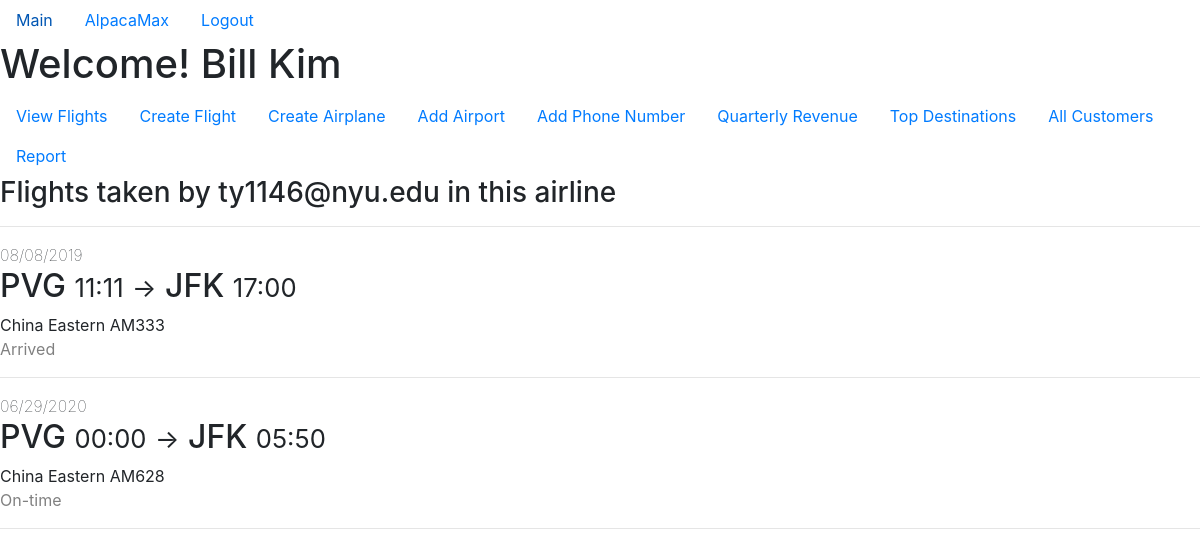
/viewCustomer?email=ty1146@nyu.edu (signed in), run on the app's committed database.
### app/models.py (models this page shows, shortened)
class Staff(db.Model, UserMixin):
    username = db.Column(db.String(20), primary_key=True)
    password = db.Column(db.String(60), nullable=False)
    first_name = db.Column(db.String(20), nullable=False)
    last_name = db.Column(db.String(20), nullable=False)
    date_of_birth = db.Column(db.Date, nullable=False)
    airline_name = db.Column(db.String(20),
                             db.ForeignKey("airline.name"),
                             nullable=False)
    phones = db.relationship("Phone", backref="staff", lazy=True)
    def get_id(self):
        return self.username
    def get_user_type(self):
        return "Staff"

class Flight(db.Model):
    flight_num = db.Column(db.String(5), primary_key=True)
    depart_datetime = db.Column(db.DateTime, primary_key=True)
    airline_name = db.Column(db.String(20),
                             db.ForeignKey("airplane.airline_name"),
                             primary_key=True)
    depart_airport = db.Column(db.String(20),
                               db.ForeignKey("airport.name"),
                               nullable=False)
    arrival_datetime = db.Column(db.DateTime, nullable=False)
    arrival_airport = db.Column(db.String(20),
                                db.ForeignKey("airport.name"),
                                nullable=False)
    base_price = db.Column(db.Integer, nullable=False)
    airplane_id = db.Column(db.String(5),
                            db.ForeignKey("airplane.id"),
                            nullable=False)
    status = db.Column(db.String(10), nullable=False)
    tickets = db.relationship("Ticket",
                              backref="flight",
                              lazy=True,
                              primaryjoin='''and_(Flight.flight_num==Ticket.flight_num,
                                            Flight.depart_datetime==Ticket.depart_datetime,
                                            Flight.airline_name==Ticket.airline_name)''')

### app/routes.py (the view)
@app.route("/viewCustomer", methods=["GET"])
@login_required
def view_customer():
    if (current_user.get_user_type() == "Customer"):
        flash("You cannot view this customer")
        return redirect(url_for("home"))
    email = request.args.get("email")
    tickets = Ticket.query.filter(Ticket.customer_email==email,
                                  Ticket.airline_name==current_user.airline_name,
                                  Ticket.depart_datetime<datetime.datetime.now())
    flights = [ticket.flight for ticket in tickets]
    return render_template("view_customer.html", email=email, flights=flights)

### app/models.py (called while the page is built)
@login_manager.user_loader
def load_user(user_id):
    result = Staff.query.get(user_id)
    if (result is None):
        return Customer.query.get(user_id)
    else:
        return result

### app/templates/view_customer.html
{% extends "staff_layout.html" %}
{% block home_content %}
<h3>Flights taken by {{ email }} in this airline</h3>
<hr>
{% for flight in flights %}
    <div>
        <span style="font-weight:lighter">{{ flight.depart_datetime.strftime("%m/%d/%Y") }}</span><br>
        <h2>
            {{ flight.depart_airport }}
            <small>{{ flight.depart_datetime.strftime("%H:%M") }}</small>
            <small>-></small>
            {{ flight.arrival_airport }}
            <small>{{ flight.arrival_datetime.strftime("%H:%M") }}</small>
        </h2>
        <span>{{ flight.airline_name }} {{ flight.airplane_id }}</span><br>
        <span style="color:gray">{{ flight.status }}</span><br>
    </div>
    <hr>
{% endfor %}
{% endblock %}

### app/templates/staff_layout.html
{% extends "layout.html" %}
{% block content %}
    <h1>Welcome! {{ current_user.first_name }} {{ current_user.last_name }}</h1>
    <ul class="nav">
        <li class="nav-item">
            <a class="nav-link" href="{{ url_for('staff_flights') }}"">View Flights</a>
        </li>
        <li class="nav-item">
            <a class="nav-link" href="{{ url_for('create_flight') }}">Create Flight</a>
        </li>
        <li class="nav-item">
            <a class="nav-link" href="{{ url_for('create_airplane') }}">Create Airplane</a>
        </li>
        <li class="nav-item">
            <a class="nav-link" href="{{ url_for('add_airport') }}">Add Airport</a>
        </li>
        <li class="nav-item">
            <a class="nav-link" href="{{ url_for('add_phone_number') }}">Add Phone Number</a>
        </li>
        <li class="nav-item">
            <a class="nav-link" href="{{ url_for('quarterly_revenue_earned') }}">Quarterly Revenue</a>
        </li>
        <li class="nav-item">
            <a class="nav-link" href="{{ url_for('top_destinations') }}">Top Destinations</a>
        </li>
        <li class="nav-item">
            <a class="nav-link" href="{{ url_for('all_customers') }}">All Customers</a>
        </li>
        <li class="nav-item">
            <a class="nav-link" href="{{ url_for('report') }}">Report</a>
        </li>
    </ul>
    {% block home_content %}{% endblock %}
{% endblock content %}

### app/templates/layout.html (shortened to what this page needs)
<!DOCTYPE html>
<html lang="en">
<head>
    <link rel="stylesheet" href="https://stackpath.bootstrapcdn.com/bootstrap/4.4.1/css/bootstrap.min.css">
    <link rel="stylesheet" href="https://cdnjs.cloudflare.com/ajax/libs/Chart.js/2.9.3/Chart.min.css" />
</head>
<body>
    <ul class="nav">
        <li class="nav-item">
            <a class="nav-link" href="{{ url_for('home') }}">Main</a>
        </li>
        {% if current_user.is_authenticated %}
            <li class="nav-item">
                {% if current_user.get_user_type() == "Customer" %}
                    <a class="nav-link" href="{{ url_for('customer_future_flights') }}">{{ current_user.get_id() }}</a>
                {% else %}
                    <a class="nav-link" href="{{ url_for('staff_flights') }}">{{ current_user.get_id() }}</a>
                {% endif %}
            </li>
            <li class="nav-item">
                <a class="nav-link" href="{{ url_for('logout') }}">Logout</a>
            </li>
        {% endif %}
    </ul>
    {% block content %}{% endblock %}
</body>
</html>

### data on the page
Staff: get_id "AlpacaMax", first_name "Bill", last_name "Kim"
Flight: depart_datetime "08/08/2019", depart_airport "PVG", depart_datetime "11:11", arrival_airport "JFK", arrival_datetime "17:00", airline_name "China Eastern", airplane_id "AM333", status "Arrived"
Flight: depart_datetime "06/29/2020", depart_airport "PVG", depart_datetime "00:00", arrival_airport "JFK", arrival_datetime "05:50", airline_name "China Eastern", airplane_id "AM628", status "On-time"

### other printed values
{{ email }} "ty1146@nyu.edu"
